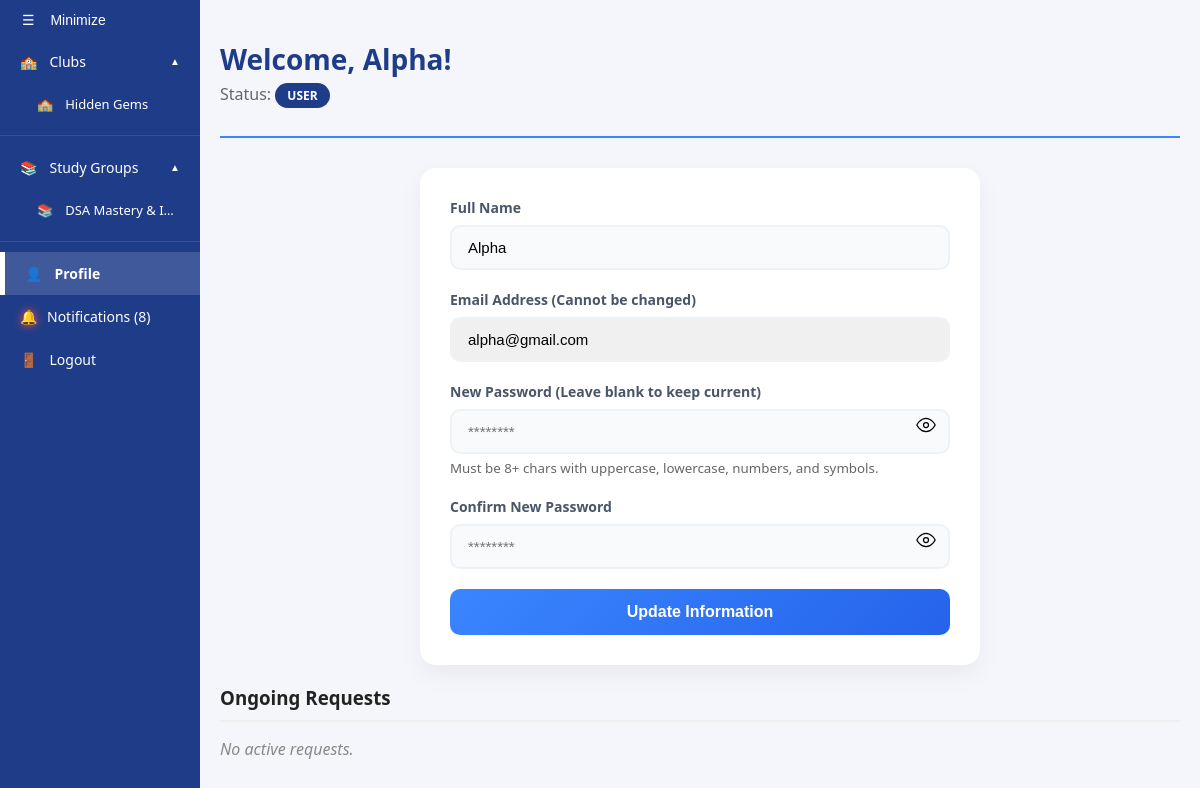
The page /views/dashboard.php (signed in) on the database its author committed.
### tables this page shows
CREATE TABLE `communities` (
  `id` int(11) NOT NULL,
  `leader_name` varchar(100) NOT NULL,
  `leader_email` varchar(100) NOT NULL,
  `community_name` varchar(100) NOT NULL,
  `type` enum('club','study_group') NOT NULL,
  `category` varchar(50) NOT NULL,
  `description` text NOT NULL,
  `profile_pic` varchar(255) DEFAULT NULL,
  `purpose` text NOT NULL,
  `disband_reason` text DEFAULT NULL,
  `appeal` text DEFAULT NULL,
  `status` enum('pending','approved','rejected','disband_pending') NOT NULL DEFAULT 'pending',
  `created_at` timestamp NOT NULL DEFAULT current_timestamp(),
  `pending_leader` varchar(100) DEFAULT NULL
);

CREATE TABLE `users` (
  `id` int(11) NOT NULL,
  `fullname` varchar(100) NOT NULL,
  `email` varchar(100) NOT NULL,
  `google_id` varchar(255) DEFAULT NULL,
  `password` varchar(255) NOT NULL,
  `role` enum('user','admin') NOT NULL DEFAULT 'user',
  `created_at` timestamp NOT NULL DEFAULT current_timestamp(),
  `last_activity` datetime DEFAULT current_timestamp(),
  `ban_until` datetime DEFAULT NULL
);

### views/dashboard.php (the view, shortened to what this page needs)
<?php
include('../includes/db.php');
if (isset($_GET['user_email']) && $_SESSION['role'] === 'admin') {
    $email = $_GET['user_email'];
} else {
    $email = $_POST['current_session_email'] ?? $_SESSION['user'];
}
$query = "SELECT * FROM users WHERE email = ?";
$stmt = mysqli_prepare($conn, $query);
mysqli_stmt_bind_param($stmt, "s", $email);
mysqli_stmt_execute($stmt);
$result = mysqli_stmt_get_result($stmt);
if ($result && mysqli_num_rows($result) > 0) {
    $userData = mysqli_fetch_assoc($result);
} else {
    die("Error: User profile not found for: " . htmlspecialchars($email));
}
?>
<!DOCTYPE html>
<html lang="en">
<head>
    <link rel="stylesheet" href="../assets/css/dashboards.css?v=<?php echo time(); ?>">
    <link rel="stylesheet" href="../assets/css/tab_system.css?v=<?php echo time(); ?>">
    <link rel="stylesheet" href="../assets/css/toast.css?v=<?php echo time(); ?>">
</head>
<body>
<?php include '../includes/navbar.php' ?>
<div class="main-content" id="main">
    <div class="dashboard-container">
        <div class="dashboard-header">
            <h1>Welcome, <?php echo htmlspecialchars($userData['fullname']); ?>!</h1>
            <p>Status: <span class="badge"><?php echo strtoupper($userData['role']); ?></span></p>
        </div>
        <div class="form-container">
            <form method="POST" class="modern-form" action="../api/user_profile_update_handler.php">
                <div class="form-group">
                    <label>Full Name</label>
                    <input type="text" name="name" value="<?php echo htmlspecialchars($userData['fullname']); ?>" required>
                </div>
                <div class="form-group">
                    <label>Email Address (Cannot be changed)</label>
                    <input type="email" name="email"
                           value="<?php echo htmlspecialchars($userData['email']); ?>"
                           readonly
                           style="background-color: #f0f0f0; cursor: not-allowed;"
                           required>
                </div>
                <div class="form-group pw-toggle" style="position: relative;">
                    <label>New Password (Leave blank to keep current)</label>
                    <input type="password" id="password" name="password" placeholder="********" style="width:100%; padding-right:45px;">
                    <button type="button" class="toggle-pw-btn" data-target="password" style="position:absolute; right:8px; top:32px; background:none; border:none; cursor:pointer;">Show</button>
                    <small style="color: #666; display: block; margin-top: 5px;">
                        Must be 8+ chars with uppercase, lowercase, numbers, and symbols.
                    </small>
                </div>
                <div class="form-group pw-toggle" style="position: relative;">
                    <label>Confirm New Password</label>
                    <input type="password" id="confirm_password" name="confirm_password" placeholder="********" style="width:100%; padding-right:45px;">
                    <button type="button" class="toggle-pw-btn" data-target="confirm_password" style="position:absolute; right:8px; top:32px; background:none; border:none; cursor:pointer;">Show</button>
                </div>
                <button type="submit" name="update_profile" class="btn-submit">Update Information</button>
            </form>
        </div>
        <?php if ($role !== 'admin'): ?>
        <div class="requests-container" style="margin-bottom: 30px;">
            <h3 style="margin-bottom: 15px; border-bottom: 2px solid #eee; padding-bottom: 10px;">Ongoing Requests</h3>
            <?php
            $has_requests = false;
            if (!$has_requests) echo "<p style='color: #888; font-style: italic;'>No active requests.</p>";
            ?>
        </div>
        <?php endif; ?>
    </div>
</div>
</body>
</html>

### includes/navbar.php (shortened to what this page needs)
<?php
include ('db.php');
$current_page = basename($_SERVER['PHP_SELF']);
$isLoggedIn = isset($_SESSION['user']);
$role = $_SESSION['role'] ?? 'user';
$email = $_SESSION['user'] ?? null;
$unread_count = 0;
if ($isLoggedIn) {
    $unread_query = "SELECT COUNT(*) as total FROM notifications WHERE receiver_email = '$email' AND status = 'unread'";
    $unread_result = mysqli_query($conn, $unread_query);
    if ($unread_result) {
        $unread_data = mysqli_fetch_assoc($unread_result);
        $unread_count = $unread_data['total'];
    }
}
$user_clubs = [];
$user_study_groups = [];
if ($isLoggedIn && $role !== 'admin') {
    $comm_query = "SELECT DISTINCT c.id, c.community_name, c.type
                   FROM communities c
                   LEFT JOIN members m ON c.id = m.community_id
                   WHERE (m.user_email = '$email' OR c.leader_email = '$email')
                   AND c.status = 'approved'
                   ORDER BY c.community_name ASC";
    $comm_result = mysqli_query($conn, $comm_query);
    if ($comm_result) {
        while ($row = mysqli_fetch_assoc($comm_result)) {
            if (isset($row['id'])) {
                if ($row['type'] === 'club') {
                    $user_clubs[] = $row;
                } else {
                    $user_study_groups[] = $row;
                }
            }
        }
    } else {
        error_log("Navbar Query Failed: " . mysqli_error($conn));
    }
}
function renderCommunityList($list, $type_label) {
    $limit = 5;
    echo '<div class="community-group" id="' . strtolower($type_label) . '-list">';
    foreach ($list as $index => $comm) {
        $hidden_class = ($index >= $limit) ? 'hidden-item' : '';
        $active_class = (isset($_GET['id']) && $_GET['id'] == $comm['id']) ? 'active' : '';
        echo '<a href="../views/club_dashboard.php?id=' . $comm['id'] . '" class="nav-item sub-item ' . $hidden_class . ' ' . $active_class . '" title="' . htmlspecialchars($comm['community_name']) . '">
                <span class="comm-icon">' . ($type_label == "Club" ? "🏫" : "📚") . '</span>
                <span class="comm-name">' . htmlspecialchars($comm['community_name']) . '</span>
              </a>';
    }
    echo '</div><hr class="sidebar-divider">';
}
?>
<!DOCTYPE html>
<html lang="en">
<head>
    <link rel="stylesheet" href="../assets/css/global.css?v=<?php echo time(); ?>">
    <link rel="stylesheet" href="../assets/css/sidebar.css?v=<?php echo time(); ?>">
</head>
<body>
<div class="sidebar" id="sidebar">
    <button class="collapse-btn" title="Toggle Sidebar">
        ☰ <span>Minimize</span>
    </button>
    <?php if($isLoggedIn): ?>
        <?php if($role === 'admin'): ?>
            <a href="../views/statistics.php" class="nav-item <?php echo ($current_page == 'statistics.php') ? 'active' : ''; ?>">
                📈 <span>Insights</span>
            </a>
            <a href="../views/admin_dashboard.php" class="nav-item <?php echo ($current_page == 'admin_dashboard.php') ? 'active' : ''; ?>">
                📊 <span>Manage Requests</span>
            </a>
            <a href="../views/manage_users.php" class="nav-item <?php echo ($current_page == 'manage_users.php') ? 'active' : ''; ?>">
                👥 <span>Manage Users</span>
            </a>
            <a href="../views/manage_communities.php" class="nav-item <?php echo ($current_page == 'manage_communities.php') ? 'active' : ''; ?>">
                🏗️ <span>Manage Communities</span>
            </a>
            <a href="../views/manage_reports.php" class="nav-item <?php echo ($current_page == 'manage_reports.php') ? 'active' : ''; ?>">
                🚩 <span>Manage Reports</span>
            </a>
        <?php else: ?>
            <div class="nav-tab-header">
                <a href="../views/clubs.php" class="nav-item <?php echo ($current_page == 'clubs.php') ? 'active' : ''; ?>"style="width: 150px;">
                    🏫 <span>Clubs</span>
                </a>
                <button class="section-toggle-btn" onclick="toggleSection('club-list', this)">▲</button>
            </div>
            <div id="club-list">
                <?php renderCommunityList($user_clubs, "Club"); ?>
            </div>
            <div class="nav-tab-header">
                <a href="../views/study_groups.php" class="nav-item <?php echo ($current_page == 'study_groups.php') ? 'active' : ''; ?>" style="width: 150px;">
                    📚 <span>Study Groups</span>
                </a>
                <button class="section-toggle-btn" onclick="toggleSection('study-group-list', this)">▲</button>
            </div>
            <div id="study-group-list">
                <?php renderCommunityList($user_study_groups, "Study Group"); ?>
            </div>
        <?php endif; ?>
        <a href="../views/dashboard.php" class="nav-item <?php echo ($current_page == 'dashboard.php') ? 'active' : ''; ?>">
            👤 <span>Profile</span>
        </a>
        <a href="../views/notifications.php" class="nav-item <?php echo ($current_page == 'notifications.php') ? 'active' : ''; ?>">
            <div class="nav-icon <?php echo ($unread_count > 0) ? 'noti-glow' : ''; ?>">
                🔔
            </div>
            <span>Notifications (<?php echo $unread_count; ?>)</span>
        </a>
        <a href="../public/logout.php" class="nav-item">
            🚪 <span>Logout</span>
        </a>
    <?php endif; ?>
</div>
</body>
</html>

### assets/css/dashboards.css (style rules this page uses)
.dashboard-container { max-width: 1000px; margin: 20px auto; padding: 20px; }
.dashboard-header { margin-bottom: 30px; border-bottom: 2px solid #3a86ff; padding-bottom: 15px; }
.dashboard-header h1 { font-size: 28px; color: #1f3c88; margin: 0; }
.dashboard-header p { color: #666; margin-top: 5px; }

### assets/css/tab_system.css (style rules this page uses)
.form-container { max-width: 500px; margin: 20px auto; background: #ffffff; padding: 30px; border-radius: 16px; box-shadow: 0 10px 25px rgba(0, 0, 0, 0.05); }
.modern-form .form-group { margin-bottom: 20px; }
.modern-form label { display: block; font-size: 14px; font-weight: 600; color: #4a5568; margin-bottom: 8px; transition: color 0.3s ease; }
.modern-form input, .modern-form select, .modern-form textarea { width: 100%; padding: 12px 16px; border: 2px solid #edf2f7; border-radius: 10px; font-size: 15px; background-color: #f8fafc; transition: all 0.3s ease; box-sizing: border-box; }

### assets/css/global.css (style rules this page uses)
:root { --primary-blue: #1f3c88; --accent-blue: #3a86ff; --bg-light: #f4f6fb; --text-dark: #222; --white: #ffffff; --shadow: 0 4px 12px rgba(0,0,0,0.05); --primary: #1f3c88; --accent: #3a86ff; --text-main: #2d3436; --text-light: #636e72; }
body { margin: 0; font-family: 'Segoe UI', Arial, sans-serif; background: var(--bg-light); color: var(--text-dark); }
.btn-submit { width: 100%; padding: 14px; background: linear-gradient(135deg, #3a86ff 0%, #2563eb 100%); color: white; border: none; border-radius: 10px; font-size: 16px; font-weight: 700; cursor: pointer; transition: transform 0.2s, box-shadow 0.2s; display: flex; justify-content: center; align-items: center; gap: 10px; }
.main-content { margin-left: 200px; transition: margin-left 0.3s ease; }
.badge { background: #1f3c88; color: white; padding: 4px 12px; border-radius: 20px; font-size: 12px; font-weight: bold; }

### assets/css/sidebar.css (style rules this page uses)
.sidebar { position: fixed; left: 0; top: 0; width: 200px; height: 100%; background: #1f3c88; transition: width 0.3s ease; z-index: 1000; overflow-x: hidden; }
.nav-item { display: flex; align-items: center; padding: 12px 20px; color: white; text-decoration: none; font-size: 14px; white-space: nowrap; }
.nav-item i, .nav-item { min-width: 60px; }
.nav-item span, .collapse-btn span { margin-left: 12px; opacity: 1; visibility: visible; transition: opacity 0s linear 0.3s, visibility 0s linear 0.3s; }
.nav-item.active { border-left: 5px solid #ffffff; background: rgba(255, 255, 255, 0.15); font-weight: bold; color: #fff !important; }
.collapse-btn { width: 100%; text-align: left; padding: 12px 22px; background: #1f3c88; border: none; color: white; font-size: 14px; cursor: pointer; }
.nav-icon { align-items: center; justify-content: center; width: 0px; margin-right: 15px; text-align: center; flex-shrink: 0; }
.noti-glow { display: inline-block; filter: drop-shadow(0 0 5px #ff4d4d); animation: ring 2s ease infinite; }
.sub-item { padding-left: 25px; font-size: 13px; }
.comm-name { flex: 1; white-space: nowrap; overflow: hidden; text-overflow: ellipsis; max-width: 140px; }
.sidebar-divider { border: 0; border-top: 1px solid rgba(255,255,255,0.1); margin: 10px 0; }
.nav-tab-header { display: flex; align-items: center; justify-content: space-between; position: relative; }
.section-toggle-btn { background: none; border: none; color: white; cursor: pointer; padding: 10px; font-size: 10px; transition: transform 0.3s ease; margin-right: 10px; }

### rows shown on the page
communities: community_name "Hidden Gems"
communities: community_name "DSA Mastery & I…"
users: fullname "Alpha", role "USER", name "Alpha", email "alpha@gmail.com"

### other values the page prints
$unread_count "8"
